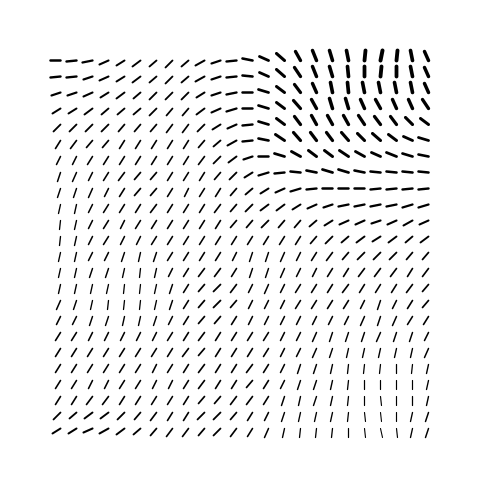
Frame 1 (no input)
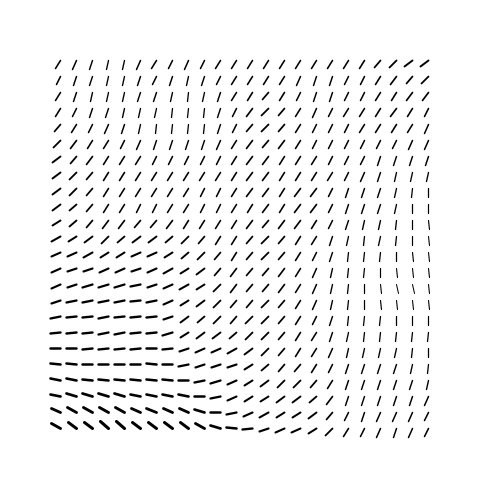
Frame 60 (the mouse pressed at the canvas centre just before this capture)
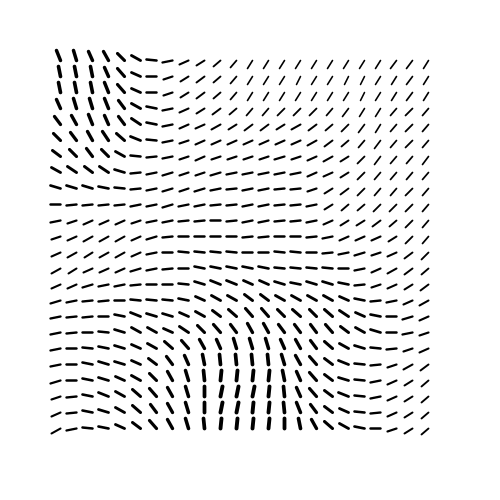
Frame 120 (the mouse held since frame 60 and released just before this capture)

The Processing sketch that drew these frames (run headless with seeded random() and noise(); from frame 60 on, the mouse is pressed at the canvas centre):

// Processing sketch: day_1
// ── day_1.pde
int nLines = 30;
float noiseAngle = 0;
float noiseDiameter = 1;
float noiseIncr = 0.05;
float margin = 60;

void setup() {
  size(500, 500);
}

void draw() {
  background(255);
  
  float gap = width / nLines;
  float xoffset = cos(noiseAngle) * noiseDiameter;
   
  // Go through every lines on the grid
  for (float x = margin; x <= width - margin; x += gap) { 
    float yoffset = sin(noiseAngle) * noiseDiameter;

    for (float y = margin; y <= height - margin; y += gap) {
      // Compute 2D noise
      float noise = noise(xoffset, yoffset);
      
      // Compute the direction from the noise
      PVector direction = PVector.fromAngle(TWO_PI * noise).mult(gap * 0.6);
      
      // Vary the stroke with the noise
      strokeWeight(noise * 5);
      line(x, y, x + direction.x, y + direction.y);
      
      yoffset += noiseIncr;
    }

    xoffset += noiseIncr;
  }

  noiseAngle += 0.01;
}
